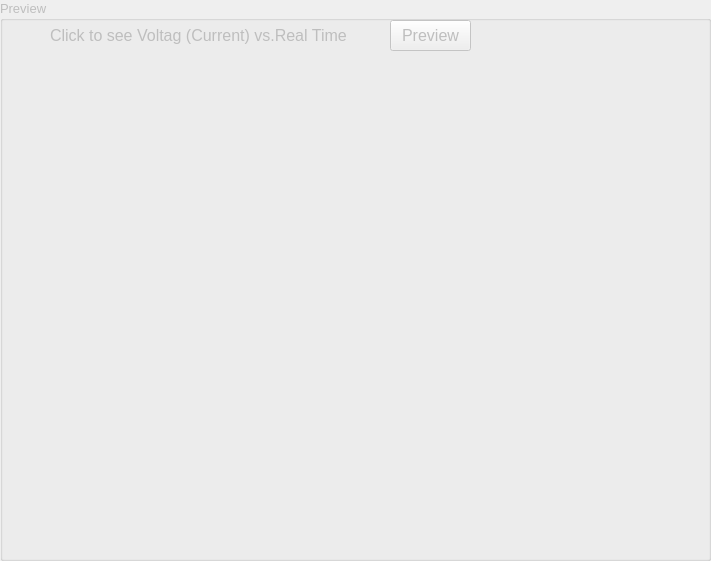
         <widget class="QGroupBox" name="groupBox_preview">
          <property name="enabled">
           <bool>false</bool>
          </property>
          <property name="geometry">
           <rect>
            <x>770</x>
            <y>30</y>
            <width>711</width>
            <height>561</height>
           </rect>
          </property>
          <property name="font">
           <font>
            <pointsize>10</pointsize>
           </font>
          </property>
          <property name="title">
           <string>Preview</string>
          </property>
          <widget class="QWidget" name="widget_time" native="true">
           <property name="geometry">
            <rect>
             <x>0</x>
             <y>60</y>
             <width>711</width>
             <height>501</height>
            </rect>
           </property>
           <widget class="MatplotlibWidget" name="mplwidget_time">
            <property name="geometry">
             <rect>
              <x>260</x>
              <y>200</y>
              <width>16</width>
              <height>16</height>
             </rect>
            </property>
           </widget>
          </widget>
          <widget class="QLabel" name="label_17">
           <property name="geometry">
            <rect>
             <x>50</x>
             <y>20</y>
             <width>311</width>
             <height>31</height>
            </rect>
           </property>
           <property name="font">
            <font>
             <pointsize>12</pointsize>
            </font>
           </property>
           <property name="text">
            <string>Click to see Voltag (Current) vs.Real Time</string>
           </property>
          </widget>
          <widget class="QPushButton" name="pushButton_preview">
           <property name="geometry">
            <rect>
             <x>390</x>
             <y>20</y>
             <width>81</width>
             <height>31</height>
            </rect>
           </property>
           <property name="font">
            <font>
             <pointsize>12</pointsize>
            </font>
           </property>
           <property name="text">
            <string>Preview</string>
           </property>
          </widget>
         </widget>
